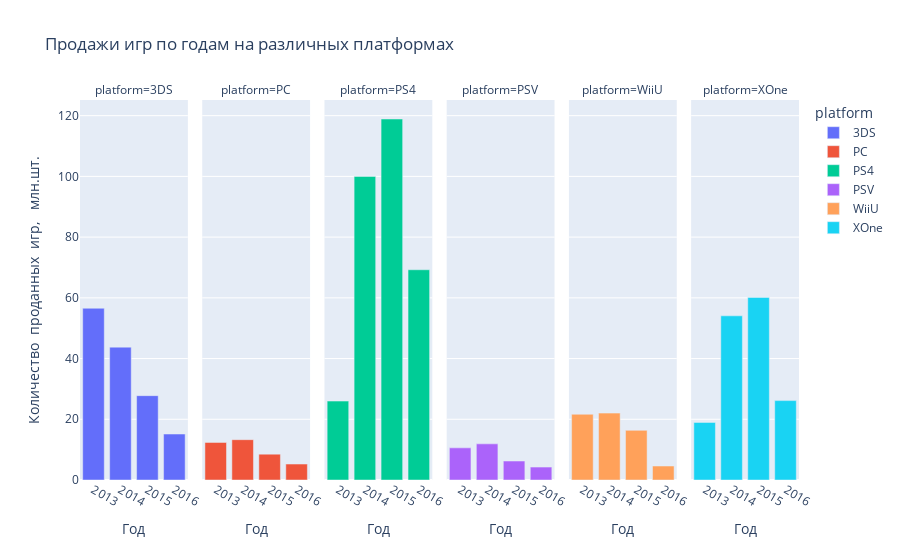

Notebook cell for this chart:
### Code cell
px.bar(sales_actual, facet_col ='platform',
                                          labels={'value':'Количество  проданных  игр,   млн.шт.',
                             'year_of_release':'Год'},
                              title='Продажи игр по годам на различных платформах')

### Figure 1 — Plotly figure (JSON) as saved in the notebook; plotly's stock layout.template omitted (floating-point values rounded to 4 significant figures)
{"data": [{"alignmentgroup": "True", "hovertemplate": "platform=3DS<br>Год=%{x}<br>Количество  проданных  игр,   млн.шт.=%{y}<extra></extra>", "legendgroup": "3DS", "marker": {"color": "#636efa", "pattern": {"shape": ""}}, "name": "3DS", "offsetgroup": "3DS", "orientation": "v", "showlegend": true, "textposition": "auto", "type": "bar", "x": [2013, 2014, 2015, 2016], "xaxis": "x", "y": [56.57, 43.76, 27.78, 15.14], "yaxis": "y"}, {"alignmentgroup": "True", "hovertemplate": "platform=PC<br>Год=%{x}<br>Количество  проданных  игр,   млн.шт.=%{y}<extra></extra>", "legendgroup": "PC", "marker": {"color": "#EF553B", "pattern": {"shape": ""}}, "name": "PC", "offsetgroup": "PC", "orientation": "v", "showlegend": true, "textposition": "auto", "type": "bar", "x": [2013, 2014, 2015, 2016], "xaxis": "x2", "y": [12.38, 13.28, 8.52, 5.25], "yaxis": "y2"}, {"alignmentgroup": "True", "hovertemplate": "platform=PS4<br>Год=%{x}<br>Количество  проданных  игр,   млн.шт.=%{y}<extra></extra>", "legendgroup": "PS4", "marker": {"color": "#00cc96", "pattern": {"shape": ""}}, "name": "PS4", "offsetgroup": "PS4", "orientation": "v", "showlegend": true, "textposition": "auto", "type": "bar", "x": [2013, 2014, 2015, 2016], "xaxis": "x3", "y": [25.99, 100.0, 118.9, 69.25], "yaxis": "y3"}, {"alignmentgroup": "True", "hovertemplate": "platform=PSV<br>Год=%{x}<br>Количество  проданных  игр,   млн.шт.=%{y}<extra></extra>", "legendgroup": "PSV", "marker": {"color": "#ab63fa", "pattern": {"shape": ""}}, "name": "PSV", "offsetgroup": "PSV", "orientation": "v", "showlegend": true, "textposition": "auto", "type": "bar", "x": [2013, 2014, 2015, 2016], "xaxis": "x4", "y": [10.59, 11.9, 6.25, 4.25], "yaxis": "y4"}, {"alignmentgroup": "True", "hovertemplate": "platform=WiiU<br>Год=%{x}<br>Количество  проданных  игр,   млн.шт.=%{y}<extra></extra>", "legendgroup": "WiiU", "marker": {"color": "#FFA15A", "pattern": {"shape": ""}}, "name": "WiiU", "offsetgroup": "WiiU", "orientation": "v", "showlegend": true, "textposition": "auto", "type": "bar", "x": [2013, 2014, 2015, 2016], "xaxis": "x5", "y": [21.65, 22.03, 16.35, 4.6], "yaxis": "y5"}, {"alignmentgroup": "True", "hovertemplate": "platform=XOne<br>Год=%{x}<br>Количество  проданных  игр,   млн.шт.=%{y}<extra></extra>", "legendgroup": "XOne", "marker": {"color": "#19d3f3", "pattern": {"shape": ""}}, "name": "XOne", "offsetgroup": "XOne", "orientation": "v", "showlegend": true, "textposition": "auto", "type": "bar", "x": [2013, 2014, 2015, 2016], "xaxis": "x6", "y": [18.96, 54.07, 60.14, 26.15], "yaxis": "y6"}], "layout": {"annotations": [{"font": {}, "showarrow": false, "text": "platform=3DS", "x": 0.075, "xanchor": "center", "xref": "paper", "y": 1, "yanchor": "bottom", "yref": "paper"}, {"font": {}, "showarrow": false, "text": "platform=PC", "x": 0.245, "xanchor": "center", "xref": "paper", "y": 1, "yanchor": "bottom", "yref": "paper"}, {"font": {}, "showarrow": false, "text": "platform=PS4", "x": 0.415, "xanchor": "center", "xref": "paper", "y": 1, "yanchor": "bottom", "yref": "paper"}, {"font": {}, "showarrow": false, "text": "platform=PSV", "x": 0.585, "xanchor": "center", "xref": "paper", "y": 1, "yanchor": "bottom", "yref": "paper"}, {"font": {}, "showarrow": false, "text": "platform=WiiU", "x": 0.755, "xanchor": "center", "xref": "paper", "y": 1, "yanchor": "bottom", "yref": "paper"}, {"font": {}, "showarrow": false, "text": "platform=XOne", "x": 0.925, "xanchor": "center", "xref": "paper", "y": 1, "yanchor": "bottom", "yref": "paper"}], "autosize": true, "barmode": "relative", "legend": {"title": {"text": "platform"}, "tracegroupgap": 0}, "title": {"text": "Продажи игр по годам на различных платформах"}, "xaxis": {"anchor": "y", "autorange": true, "domain": [0, 0.15], "range": [2012.0, 2016.0], "title": {"text": "Год"}, "type": "linear"}, "xaxis2": {"anchor": "y2", "autorange": true, "domain": [0.17, 0.32], "matches": "x", "range": [2012.0, 2016.0], "title": {"text": "Год"}, "type": "linear"}, "xaxis3": {"anchor": "y3", "autorange": true, "domain": [0.34, 0.49], "matches": "x", "range": [2012.0, 2016.0], "title": {"text": "Год"}, "type": "linear"}, "xaxis4": {"anchor": "y4", "autorange": true, "domain": [0.51, 0.66], "matches": "x", "range": [2012.0, 2016.0], "title": {"text": "Год"}, "type": "linear"}, "xaxis5": {"anchor": "y5", "autorange": true, "domain": [0.68, 0.83], "matches": "x", "range": [2012.0, 2016.0], "title": {"text": "Год"}, "type": "linear"}, "xaxis6": {"anchor": "y6", "autorange": true, "domain": [0.85, 1], "matches": "x", "range": [2012.0, 2016.0], "title": {"text": "Год"}, "type": "linear"}, "yaxis": {"anchor": "x", "autorange": true, "domain": [0, 1], "range": [0, 125.2], "title": {"text": "Количество  проданных  игр,   млн.шт."}, "type": "linear"}, "yaxis2": {"anchor": "x2", "autorange": true, "domain": [0, 1], "matches": "y", "range": [0, 125.2], "showticklabels": false, "type": "linear"}, "yaxis3": {"anchor": "x3", "autorange": true, "domain": [0, 1], "matches": "y", "range": [0, 125.2], "showticklabels": false, "type": "linear"}, "yaxis4": {"anchor": "x4", "autorange": true, "domain": [0, 1], "matches": "y", "range": [0, 125.2], "showticklabels": false, "type": "linear"}, "yaxis5": {"anchor": "x5", "autorange": true, "domain": [0, 1], "matches": "y", "range": [0, 125.2], "showticklabels": false, "type": "linear"}, "yaxis6": {"anchor": "x6", "autorange": true, "domain": [0, 1], "matches": "y", "range": [0, 125.2], "showticklabels": false, "type": "linear"}}}
